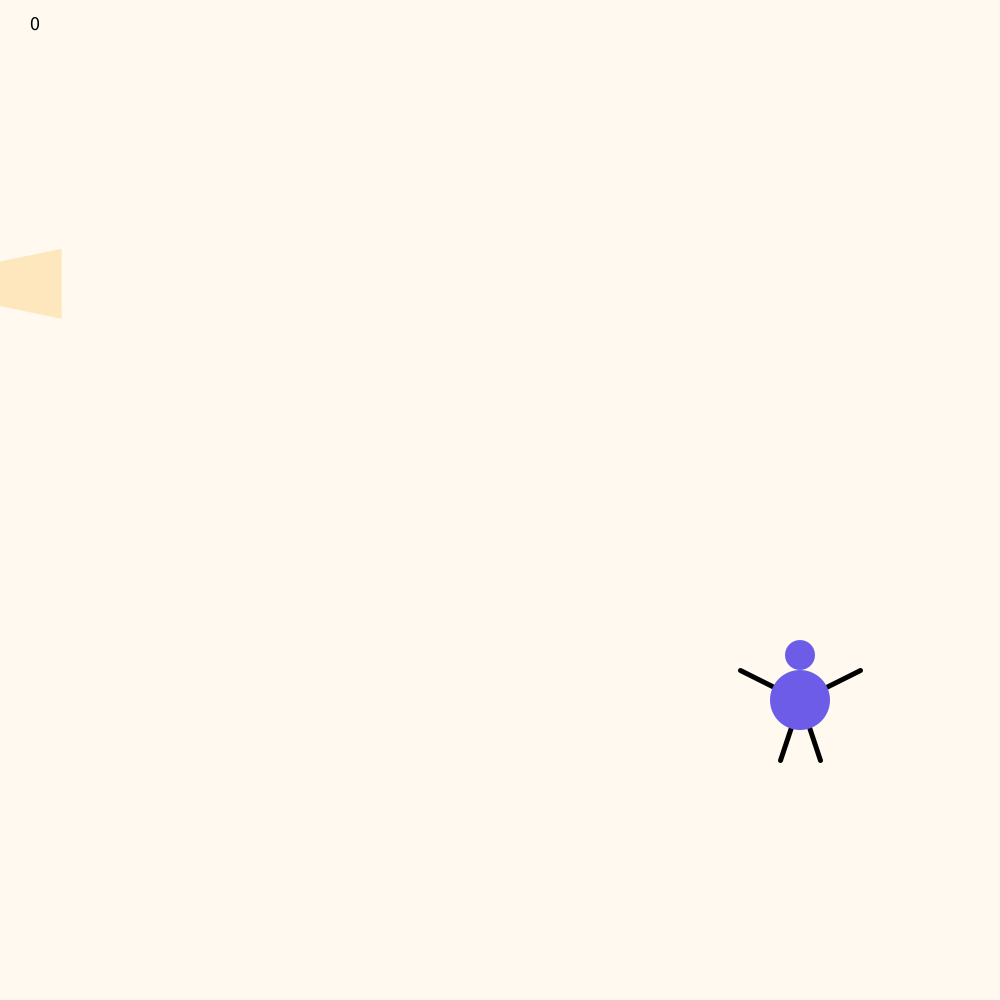
Frame 1 (no input)
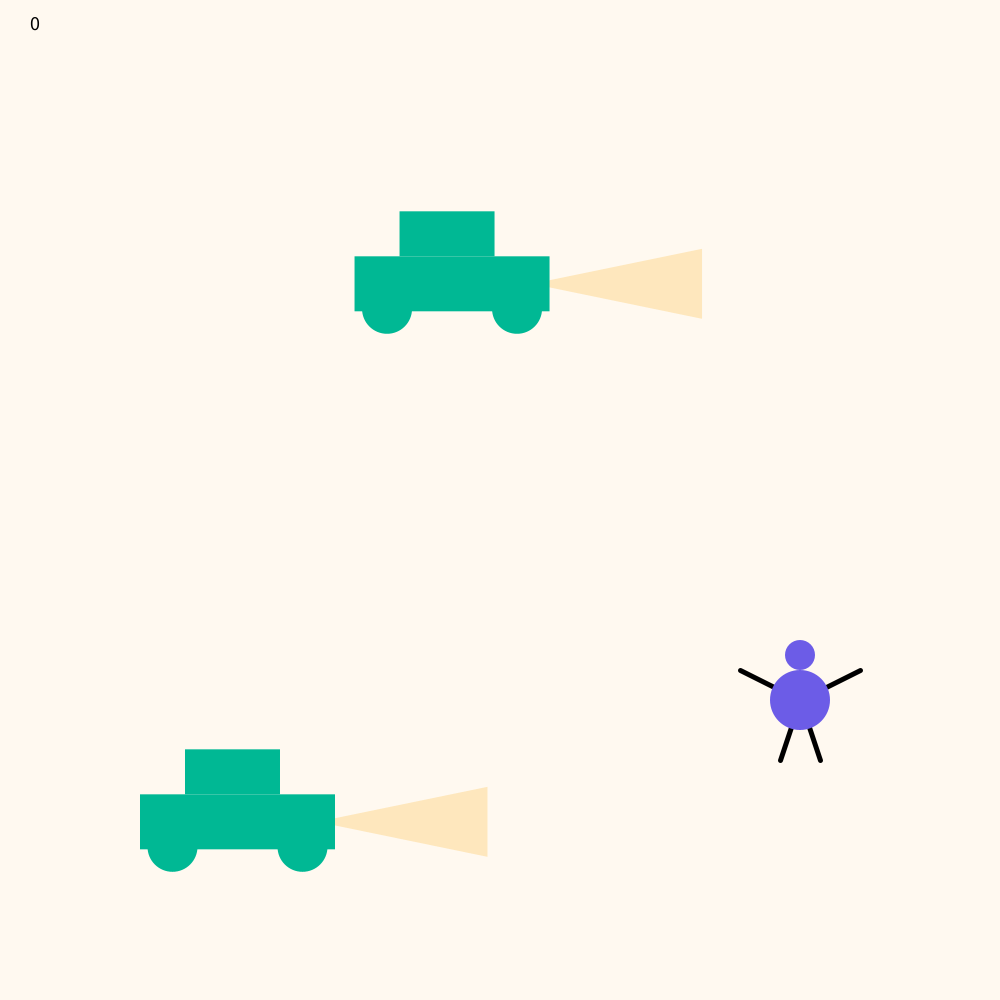
Frame 60 (the mouse pressed at the canvas centre just before this capture)
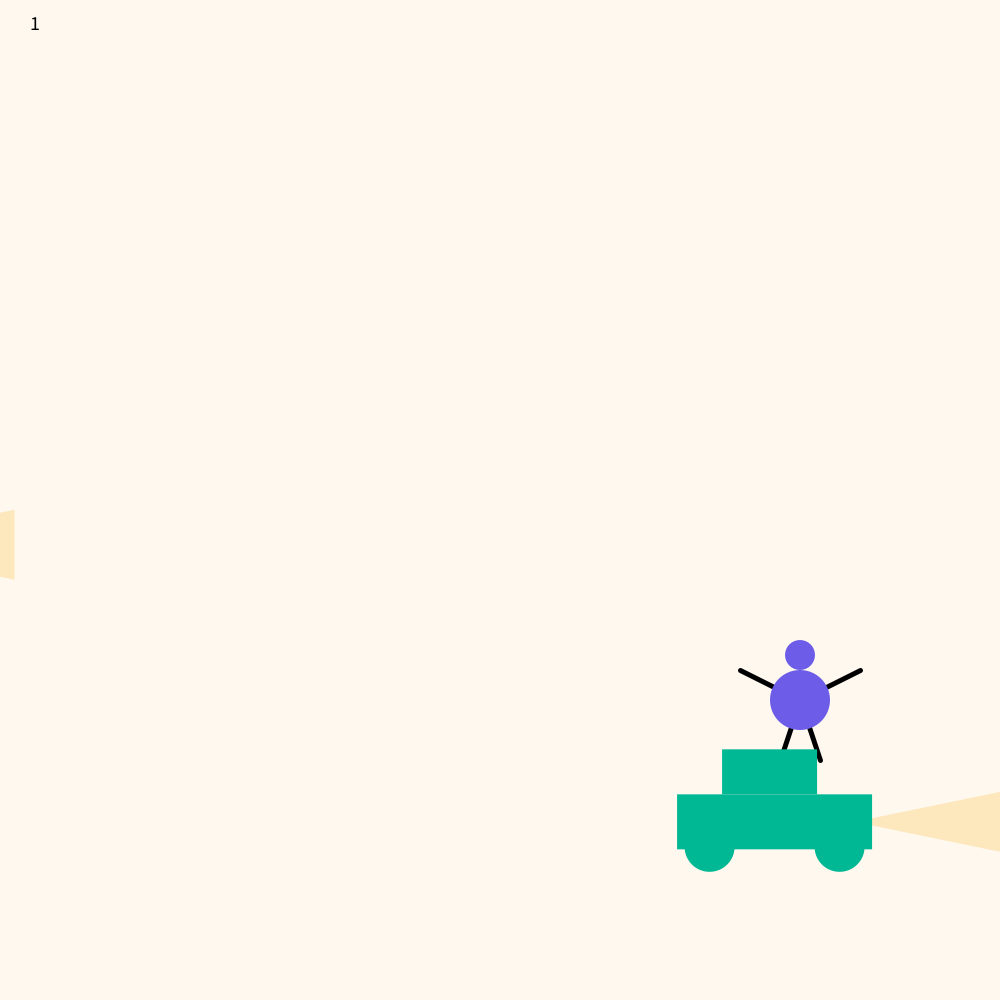
Frame 120 (the mouse held since frame 60 and released just before this capture)

The Processing sketch that drew these frames (run headless with seeded random() and noise(); from frame 60 on, the mouse is pressed at the canvas centre):

// Processing sketch: MarcusOttosen_Collision
// ── MarcusOttosen_Collision.pde
Car [] cars = new Car[2];    //Creates an array of Car
Player myPlayer;
boolean hit=false;
int score;
int highscore;
int temp_score;
int R = 255; 
int G = 249; 
int B = 240;

void setup() {
  size (1000, 1000);
  //myCar = new Car();
  for (int i = 0; i < cars.length; i++) {   // Creates 2 cars
    cars[i] = new Car();
  }
  myPlayer= new Player(); // dfs
}

void draw() {
  background(R, G, B);      //255,249,240
  if (!hit) {
    myPlayer.display();     //Displays the player
    myPlayer.keyPressed();  //Moves the player when pressing keys
    myPlayer.border();      //stops the player from moving outside the window

    for (int i = 0; i < cars.length; i++) {

      cars[i].display();        //displays the car
      cars[i].respawn();        //respawns the car every time it drives outside the window
      cars[i].carHit();
    }
  }

  fill(0);                 //color of score text
  textSize(20);            //Size of score text
  text(score, 30, 30);     //Displays score

  //if (dist (myCar.carX, myCar.carY, myPlayer.playerX, myPlayer.playerY)<110) {  //checks if they collide
  //  hit=true;
  //}
  if (dist(cars[0].carX, cars[0].carY, cars[1].carX, cars[1].carY)<110 && cars[0].carX < -80 ) {      //Makes sure the cars dont spawn at the same place
    cars[0].carY=random(50, (height-50));    // Changes the CarY if they do spawn at the same place
  }

  if (score > highscore) {
    highscore=score;
  }

  if (hit) {                    //When the car and the player collides
    background(#e17055);    //changes the background to red
    textSize(100);              //Text stuff begin
    fill(255);
    text("YOU LOST!", width/4, height/4);
    textSize(20);
    text("Press SPACE to play again!", width/4, height/4+50);
    text("Score: " + score, width/4, height/4+70);
    text("Your Highscore: " + highscore, width/4, height/4+90); //text stuff stop
    R=255;
    G=249;
    B=240;
    if (keyPressed) {        //Press SPACE to restart
      if (key == ' ') {
        hit = false;
        score=0;            //resets the score to restart
        for (int i = 0; i < cars.length; i++) {
          cars[i].carX=random(-350, -100);    //resets the X position of the car
          cars[i].carY=random(50, (height-50));    //Randomizes the carY position
        }
      }
    }
  }
}

// ── Car.pde
class Car {
  float carX= random(-350, -100);
  float carY = random(50, (height-50));
  float speed=random(8, 11);
  float wheelSize=50;
  float carSize=-5;

  void display() {      //Draws the vehicle
    rectMode(CENTER);
    noStroke();
    fill(#fdcb6e, 100);
    triangle(carX+80, carY, carX+250, carY-35, carX+250, carY+35);            //Lys på bilen

    fill(#00b894);
    rect(carX, carY, (10*20+carSize), (10*6+carSize));                                      //main square
    rect(carX-(10*1+carSize), carY-(5+10*5+carSize), (10*10+carSize), (10*5+carSize));      //Top
    ellipse(carX-(10*7+carSize), carY+(10*3+carSize), wheelSize, wheelSize);                //Wheel 1
    ellipse(carX+(10*7+carSize), carY+(10*3+carSize), wheelSize, wheelSize);                //Wheel 2

    move(); //Runs void move()
  }
  void move() {      //moves the vehicle
    carX=carX+speed;
  }
  void respawn() {          //Respawns the car if it gets outside the window
    if (carX>width+100) {
      carX= random(-350, -100);          //Resets the carX position
      carY=random(50, (height-50));    //Finds a random place on the Y-axis to spawn the car
      score++;                    //increases the score by 1
      speed=speed+0.5;            //Increases the speed of the car every time it respawns
      R=R-int(speed/10);    //Changes the background according to the speed of the car
      G=G-int(speed/10);    //Changes the background according to the speed of the car
      B=B-int(speed/10);    //Changes the background according to the speed of the car
    }
  }

  void carHit() {
    if (dist (carX, carY, myPlayer.playerX, myPlayer.playerY)<110) {  //checks if they collide
      hit=true;
    }
    if (hit) {                    //When the car and the player collides
      speed=random(7, 11);        // resets the speed back to the original speed
    }
  }
}

// ── Player.pde
class Player {
  float playerX = width-200;
  float moveY;
  float playerY = 700;
  float playerSpeed=10;
  boolean movement=true;

  void display() {        //Draws the player
    fill(#6c5ce7);
    strokeWeight(5);
    stroke(0);
    line(playerX, playerY, playerX-20, playerY+60);   // Venstre ben
    line(playerX, playerY, playerX+20, playerY+60);   // Højre ben
    line(playerX, playerY, playerX-60, playerY-30);   // Venstre arm
    line(playerX, playerY, playerX+60, playerY-30);   // Højre arm
    noStroke();
    ellipse(playerX, playerY, 60, 60);    //Belly
    ellipse(playerX, playerY-45, 30, 30); //Head
  }

  void keyPressed() {
    if (key == CODED) {
      if (keyCode == UP) {                  //if Up is pressed
        playerY=playerY-playerSpeed;        //Moves the player up
      } else if (keyCode == DOWN) {         //if down is pressed
        playerY=playerY+playerSpeed;        //Moves the player down
      }
    }
  }

  void border() {              //stops the player from moving outside the window
    if (playerY<60) {          //Top
      playerY=60;
    }
    if (playerY>height-60) {   // Buttom
      println("stop"); 
      playerY=height-60;
    }
  }
}
